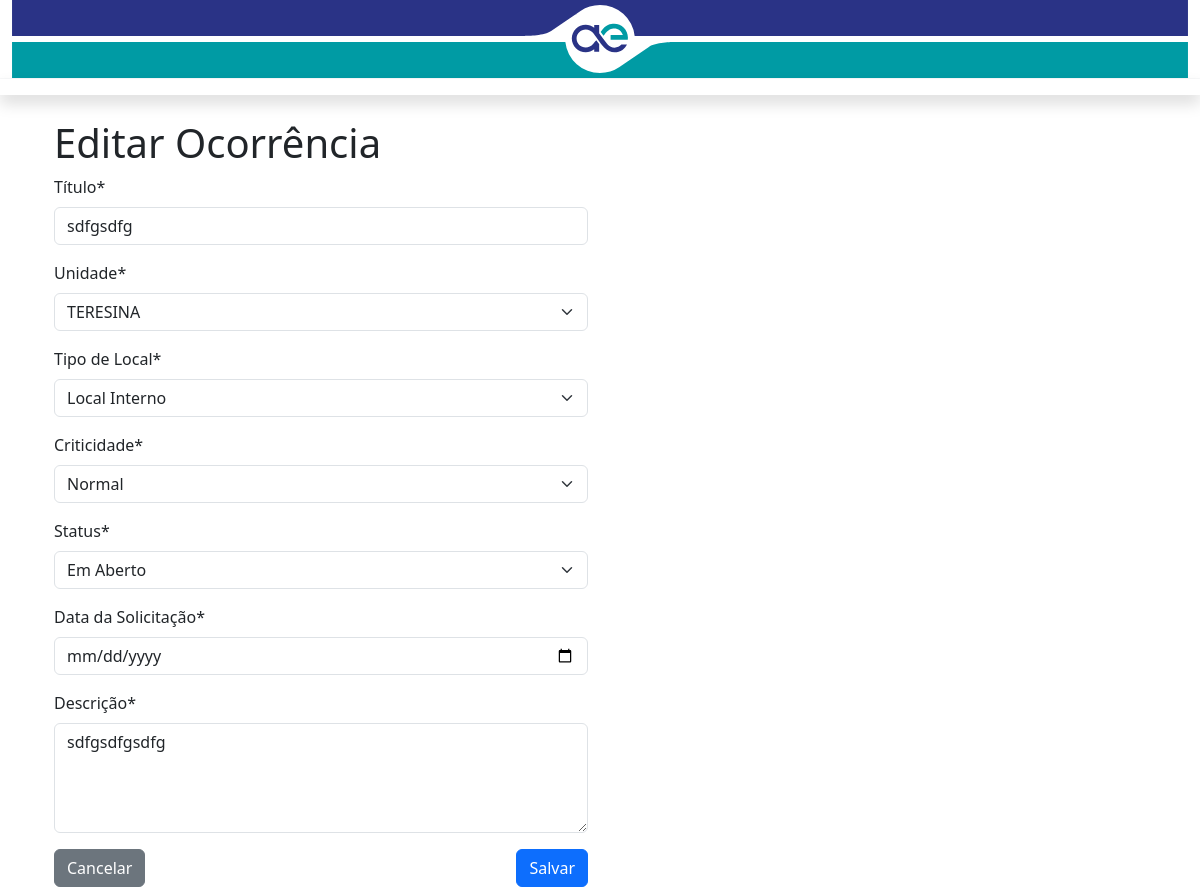
Page /editar/19/ on the earlier database version.
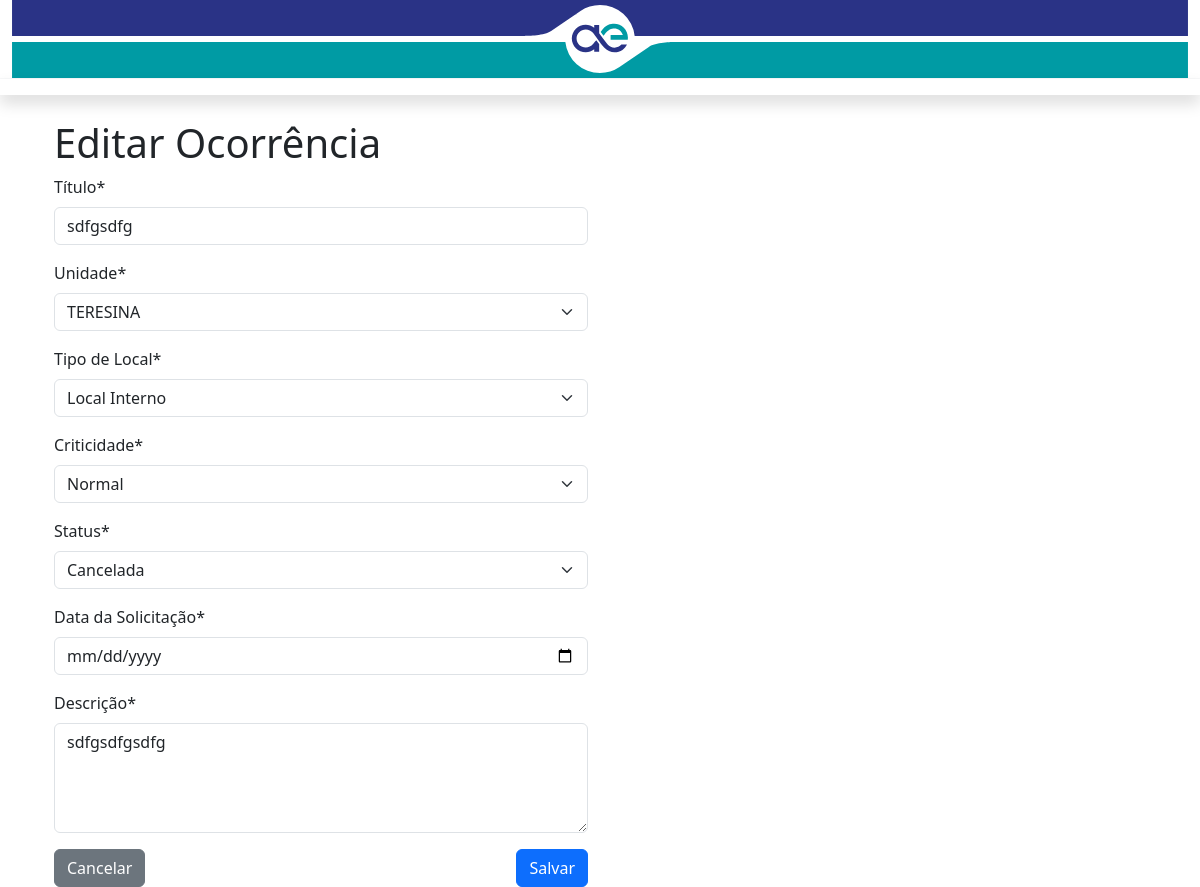
Same page on the later database version.
### plantao_coi/models.py (models this page shows, shortened)
class Ocorrencia(models.Model):
    EM_ABERTO = 'EM_ABERTO'
    CONCLUIDA = 'CONCLUIDA'
    CANCELADA = 'CANCELADA'
    STATUS_CHOICES = (
        (EM_ABERTO, 'Em Aberto'),
        (CONCLUIDA, 'Concluida'),
        (CANCELADA, 'Cancelada'),
    )
    unidade = models.ForeignKey(
        Unidade,
        on_delete=models.CASCADE,
        related_name="ocorrencias"
    )
    local_interno = models.ForeignKey(
        'LocalInterno',
        on_delete=models.CASCADE,
        null=True,
        blank=True,
        related_name="ocorrencias_internas",
        verbose_name="Local Interno"
    )
    local_externo = models.ForeignKey(
        'LocalExterno',
        on_delete=models.CASCADE,
        null=True,
        blank=False,
        related_name="ocorrencias_externas",
        verbose_name="Local Externo"
    )
    ordem_de_servico = models.CharField('OS', max_length=13)
    titulo = models.CharField(max_length=30, verbose_name="Título")
    data_solicitacao = models.DateTimeField(
        null=False, blank=False, verbose_name='Data da Solicitação'
    )
    descricao = models.TextField('Descrição', blank=False, null=False)
    criticidade = models.CharField(
        max_length=20,
        blank=False,
        choices=[
            ('NORMAL', 'Normal'),
            ('URGENTE', 'Urgente'),
            ('EMERGENCIAL', 'Emergencial')
        ],
        verbose_name="Criticidade",
        default="NORMAL"
    )
    status = models.CharField(
        'Status',
        max_length=10,
        choices=STATUS_CHOICES,
        default=EM_ABERTO,
    )

### plantao_coi/views.py (the view)
# urls.py: path('editar/<int:ocorrencia_id>/', editar_ocorrencia, name='editar_ocorrencia'),
def editar_ocorrencia(request, ocorrencia_id):
    ocorrencia = get_object_or_404(Ocorrencia, id=ocorrencia_id)
    if request.method == 'POST':
        form = OcorrenciaForm(request.POST, instance=ocorrencia)
        if form.is_valid():
            form.save()
            messages.success(request, f'Ocorrência {ocorrencia.id} editada com sucesso!')
            return redirect('lista_ocorrencia')
    else:
        form = OcorrenciaForm(instance=ocorrencia)
    return render(request, 'ocorrencia/editar_ocorrencia.html', {'form': form})

### plantao_coi/models.py (called while the page is built)
    def __str__(self):
        return self.nome

    def __str__(self):
        return self.nome

    def __str__(self):
        return self.codigo

### plantao_coi/templates/ocorrencia/editar_ocorrencia.html (shortened to what this page needs)
{% extends 'ocorrencia/modelo.html' %}
{% load static %}
{% load crispy_forms_tags %}
{% block conteudo %}
<div class="container mt-4">
  <h1>Editar Ocorrência</h1>
  <div class="row">
    <div class="col-6">
      <form method="post">
        {{ form.titulo|as_crispy_field }}
        {{ form.unidade|as_crispy_field }}
        {{ form.tipo_local|as_crispy_field }}
        {{ form.criticidade|as_crispy_field }}
        {{ form.status|as_crispy_field }}
        {{ form.data_solicitacao|as_crispy_field }}
        {{ form.descricao|as_crispy_field }}
        <div class="d-flex justify-content-between mt-3">
          <a href="{% url 'lista_ocorrencia' %}" class="btn btn-secondary">Cancelar</a>
          <button type="submit" class="btn btn-primary">Salvar</button>
        </div>
      </form>
    </div>
  </div>
</div>
{% endblock %}

### plantao_coi/templates/ocorrencia/modelo.html (shortened to what this page needs)
{% load static %}
<!doctype html>
<html lang="pt-br" class="h-100">
<head>
    <link href="https://cdn.jsdelivr.net/npm/bootstrap@5.3.3/dist/css/bootstrap.min.css" rel="stylesheet">
    <link href="{% static 'css/font-awesome.min.css' %}" rel="stylesheet">
    <link rel="stylesheet" type="text/css" href="https://cdn.datatables.net/v/bs4/dt-1.10.22/datatables.min.css" />
</head>
<body class="d-flex flex-column h-100">
        <div class="container-fluid bg-white p-0">
            <div class="container-fluid border-bottom border-light">
                <img src="{% static 'img/header_pres.svg' %}" alt="" class="img-fluid w-100">
            </div>
        </div>
        <nav class="navbar navbar-expand-lg navbar-dark bg-ifpr font-115 shadow">
        </nav>
        <div class="container">
            {% block conteudo %}
            {% endblock %}
        </div>
</body>
</html>

Differences in the rows shown:
changed Ocorrencia "sdfgsdfg": status "Em Aberto" → "Cancelada"
